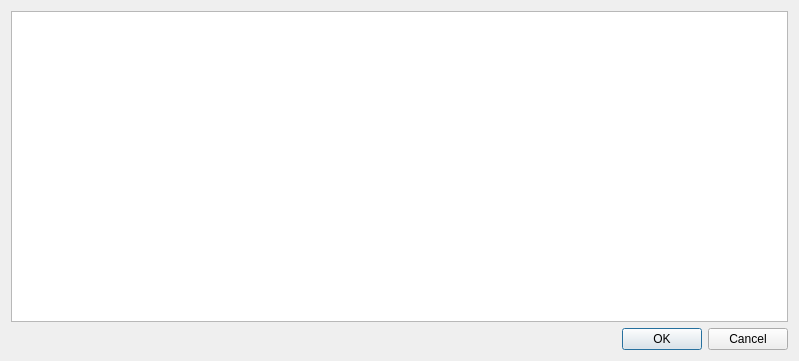
<?xml version="1.0" encoding="UTF-8"?>
<ui version="4.0">
 <class>CalibrationsMadeWindow</class>
 <widget class="QDialog" name="CalibrationsMadeWindow">
  <property name="geometry">
   <rect>
    <x>0</x>
    <y>0</y>
    <width>799</width>
    <height>361</height>
   </rect>
  </property>
  <property name="windowTitle">
   <string>Calibrations Made</string>
  </property>
  <layout class="QGridLayout" name="gridLayout">
   <item row="0" column="0">
    <widget class="QColumnView" name="columnView">
     <property name="showDropIndicator" stdset="0">
      <bool>false</bool>
     </property>
    </widget>
   </item>
   <item row="1" column="0">
    <widget class="QDialogButtonBox" name="buttonBox">
     <property name="orientation">
      <enum>Qt::Horizontal</enum>
     </property>
     <property name="standardButtons">
      <set>QDialogButtonBox::Cancel|QDialogButtonBox::Ok</set>
     </property>
    </widget>
   </item>
  </layout>
 </widget>
 <resources/>
 <connections>
  <connection>
   <sender>buttonBox</sender>
   <signal>accepted()</signal>
   <receiver>CalibrationsMadeWindow</receiver>
   <slot>accept()</slot>
   <hints>
    <hint type="sourcelabel">
     <x>248</x>
     <y>254</y>
    </hint>
    <hint type="destinationlabel">
     <x>157</x>
     <y>274</y>
    </hint>
   </hints>
  </connection>
  <connection>
   <sender>buttonBox</sender>
   <signal>rejected()</signal>
   <receiver>CalibrationsMadeWindow</receiver>
   <slot>reject()</slot>
   <hints>
    <hint type="sourcelabel">
     <x>316</x>
     <y>260</y>
    </hint>
    <hint type="destinationlabel">
     <x>286</x>
     <y>274</y>
    </hint>
   </hints>
  </connection>
 </connections>
</ui>
